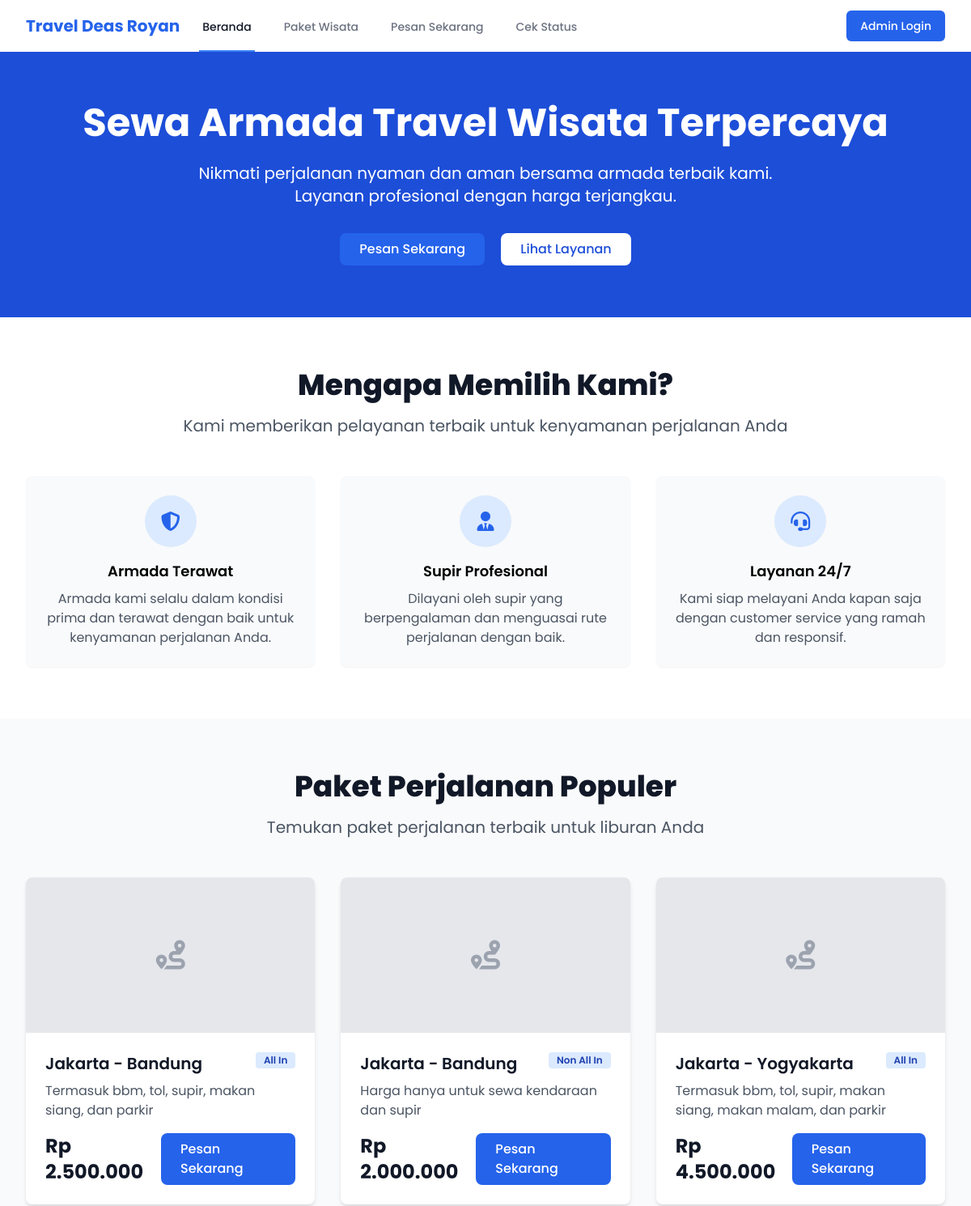
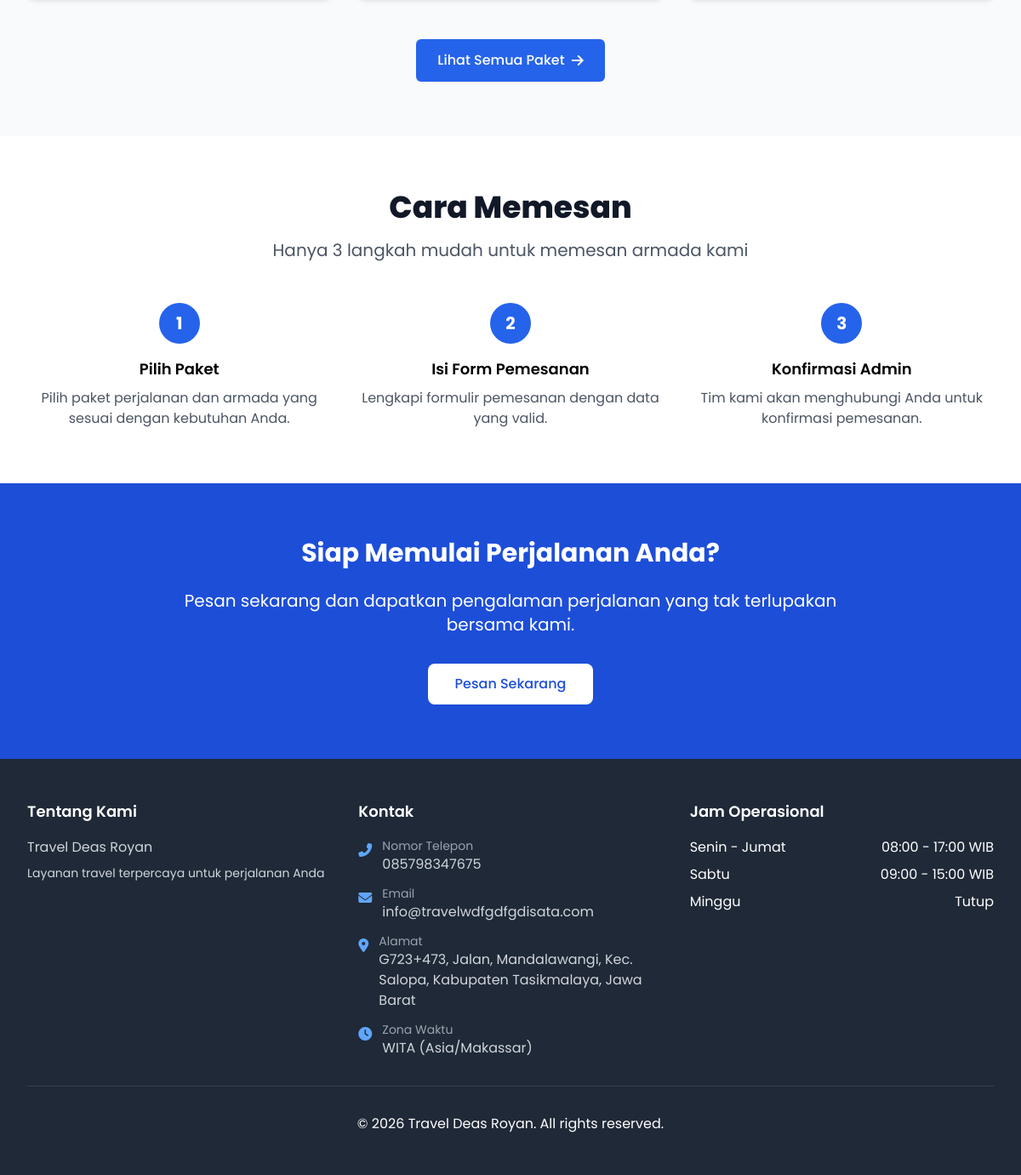
The page / on the database its author committed (2 pictures, top to bottom).
### tables this page shows
CREATE TABLE `paket` (
  `id` int(11) NOT NULL,
  `nama_paket` varchar(100) NOT NULL,
  `id_rute` int(11) NOT NULL,
  `jenis_layanan` enum('all_in','non_all_in') NOT NULL,
  `harga` decimal(12,2) NOT NULL,
  `deskripsi` text DEFAULT NULL,
  `created_at` timestamp NOT NULL DEFAULT current_timestamp(),
  `updated_at` timestamp NOT NULL DEFAULT current_timestamp() ON UPDATE current_timestamp(),
  `status` enum('aktif','nonaktif') DEFAULT 'aktif'
);

### helpers/functions.php (called while the page is built, shortened)
<?php
function formatRupiah($number) {
    return 'Rp ' . number_format($number, 0, ',', '.');
}
?>

### index.php (the view, shortened to what this page needs)
<?php
require_once 'config/config.php';
$stmt = $pdo->query("SELECT p.*, CONCAT(r.asal, ' - ', r.tujuan) as rute
                     FROM paket p
                     JOIN rute r ON p.id_rute = r.id
                     ORDER BY p.created_at DESC LIMIT 3");
$featured_packages = $stmt->fetchAll();
?>
<?php include 'partials/header.php'; ?>
<?php include 'partials/navbar.php'; ?>
<div class="bg-blue-700 text-white py-16">
    <div class="max-w-7xl mx-auto px-4 sm:px-6 lg:px-8 text-center">
        <h1 class="text-4xl md:text-5xl font-bold mb-6">Sewa Armada Travel Wisata Terpercaya</h1>
        <p class="text-xl mb-8 max-w-3xl mx-auto">Nikmati perjalanan nyaman dan aman bersama armada terbaik kami. Layanan profesional dengan harga terjangkau.</p>
        <div class="space-x-4">
            <a href="pesan.php" class="btn-primary inline-block">
                Pesan Sekarang
            </a>
            <a href="#layanan" class="bg-white text-blue-700 hover:bg-gray-100 font-medium py-2 px-6 rounded-lg transition duration-300 inline-block">
                Lihat Layanan
            </a>
        </div>
    </div>
</div>
<div class="py-16 bg-white" id="layanan">
    <div class="max-w-7xl mx-auto px-4 sm:px-6 lg:px-8">
        <div class="text-center mb-12">
            <h2 class="text-3xl font-extrabold text-gray-900 sm:text-4xl">Mengapa Memilih Kami?</h2>
            <p class="mt-4 text-xl text-gray-600">Kami memberikan pelayanan terbaik untuk kenyamanan perjalanan Anda</p>
        </div>
        <div class="grid grid-cols-1 md:grid-cols-3 gap-8">
            <div class="bg-gray-50 p-6 rounded-lg shadow-sm text-center">
                <div class="bg-blue-100 w-16 h-16 rounded-full flex items-center justify-center mx-auto mb-4">
                    <i class="fas fa-shield-alt text-blue-600 text-2xl"></i>
                </div>
                <h3 class="text-lg font-semibold mb-2">Armada Terawat</h3>
                <p class="text-gray-600">Armada kami selalu dalam kondisi prima dan terawat dengan baik untuk kenyamanan perjalanan Anda.</p>
            </div>
            <div class="bg-gray-50 p-6 rounded-lg shadow-sm text-center">
                <div class="bg-blue-100 w-16 h-16 rounded-full flex items-center justify-center mx-auto mb-4">
                    <i class="fas fa-user-tie text-blue-600 text-2xl"></i>
                </div>
                <h3 class="text-lg font-semibold mb-2">Supir Profesional</h3>
                <p class="text-gray-600">Dilayani oleh supir yang berpengalaman dan menguasai rute perjalanan dengan baik.</p>
            </div>
            <div class="bg-gray-50 p-6 rounded-lg shadow-sm text-center">
                <div class="bg-blue-100 w-16 h-16 rounded-full flex items-center justify-center mx-auto mb-4">
                    <i class="fas fa-headset text-blue-600 text-2xl"></i>
                </div>
                <h3 class="text-lg font-semibold mb-2">Layanan 24/7</h3>
                <p class="text-gray-600">Kami siap melayani Anda kapan saja dengan customer service yang ramah dan responsif.</p>
            </div>
        </div>
    </div>
</div>
<div class="py-16 bg-gray-50">
    <div class="max-w-7xl mx-auto px-4 sm:px-6 lg:px-8">
        <div class="text-center mb-12">
            <h2 class="text-3xl font-extrabold text-gray-900 sm:text-4xl">Paket Perjalanan Populer</h2>
            <p class="mt-4 text-xl text-gray-600">Temukan paket perjalanan terbaik untuk liburan Anda</p>
        </div>
        <div class="grid grid-cols-1 md:grid-cols-3 gap-8">
            <?php foreach ($featured_packages as $package): ?>
                <div class="bg-white rounded-lg shadow-md overflow-hidden">
                    <div class="h-48 bg-gray-200 flex items-center justify-center">
                        <i class="fas fa-route text-4xl text-gray-400"></i>
                    </div>
                    <div class="p-6">
                        <div class="flex justify-between items-start mb-2">
                            <h3 class="text-xl font-semibold text-gray-900"><?php echo htmlspecialchars($package['rute']); ?></h3>
                            <span class="bg-blue-100 text-blue-800 text-xs font-semibold px-2.5 py-0.5 rounded">
                                <?php echo $package['jenis_layanan'] === 'all_in' ? 'All In' : 'Non All In'; ?>
                            </span>
                        </div>
                        <p class="text-gray-600 mb-4"><?php echo htmlspecialchars($package['deskripsi']); ?></p>
                        <div class="flex justify-between items-center">
                            <span class="text-2xl font-bold text-gray-900"><?php echo formatRupiah($package['harga']); ?></span>
                            <a href="pesan.php?paket=<?php echo $package['id']; ?>" class="btn-primary">
                                Pesan Sekarang
                            </a>
                        </div>
                    </div>
                </div>
            <?php endforeach; ?>
        </div>
        <div class="mt-12 text-center">
            <a href="paket.php" class="inline-flex items-center px-6 py-3 border border-transparent text-base font-medium rounded-md shadow-sm text-white bg-blue-600 hover:bg-blue-700 focus:outline-none focus:ring-2 focus:ring-offset-2 focus:ring-blue-500">
                Lihat Semua Paket
                <i class="fas fa-arrow-right ml-2"></i>
            </a>
        </div>
    </div>
</div>
<div class="py-16 bg-white">
    <div class="max-w-7xl mx-auto px-4 sm:px-6 lg:px-8">
        <div class="text-center mb-12">
            <h2 class="text-3xl font-extrabold text-gray-900 sm:text-4xl">Cara Memesan</h2>
            <p class="mt-4 text-xl text-gray-600">Hanya 3 langkah mudah untuk memesan armada kami</p>
        </div>
        <div class="grid grid-cols-1 md:grid-cols-3 gap-8">
            <div class="text-center">
                <div class="bg-blue-600 text-white w-12 h-12 rounded-full flex items-center justify-center text-xl font-bold mx-auto mb-4">1</div>
                <h3 class="text-lg font-semibold mb-2">Pilih Paket</h3>
                <p class="text-gray-600">Pilih paket perjalanan dan armada yang sesuai dengan kebutuhan Anda.</p>
            </div>
            <div class="text-center">
                <div class="bg-blue-600 text-white w-12 h-12 rounded-full flex items-center justify-center text-xl font-bold mx-auto mb-4">2</div>
                <h3 class="text-lg font-semibold mb-2">Isi Form Pemesanan</h3>
                <p class="text-gray-600">Lengkapi formulir pemesanan dengan data yang valid.</p>
            </div>
            <div class="text-center">
                <div class="bg-blue-600 text-white w-12 h-12 rounded-full flex items-center justify-center text-xl font-bold mx-auto mb-4">3</div>
                <h3 class="text-lg font-semibold mb-2">Konfirmasi Admin</h3>
                <p class="text-gray-600">Tim kami akan menghubungi Anda untuk konfirmasi pemesanan.</p>
            </div>
        </div>
    </div>
</div>
<div class="bg-blue-700 text-white py-16">
    <div class="max-w-7xl mx-auto px-4 sm:px-6 lg:px-8 text-center">
        <h2 class="text-3xl font-bold mb-6">Siap Memulai Perjalanan Anda?</h2>
        <p class="text-xl mb-8 max-w-3xl mx-auto">Pesan sekarang dan dapatkan pengalaman perjalanan yang tak terlupakan bersama kami.</p>
        <a href="pesan.php" class="bg-white text-blue-700 hover:bg-gray-100 font-medium py-3 px-8 rounded-lg transition duration-300 inline-block">
            Pesan Sekarang
        </a>
    </div>
</div>
<?php include 'partials/footer.php'; ?>

### partials/header.php (style rules this page uses)
body { font-family: 'Poppins', sans-serif; }
.btn-primary { background-color: #2563eb; color: white; font-weight: 500; padding: 0.5rem 1.5rem; border-radius: 0.5rem; transition-duration: 300ms; }

### rows shown on the page
paket: rute "Jakarta - Bandung", jenis_layanan "All In", deskripsi "Termasuk bbm, tol, supir, makan siang, dan parkir", harga "Rp 2.500.000"
paket: rute "Jakarta - Bandung", jenis_layanan "Non All In", deskripsi "Harga hanya untuk sewa kendaraan dan supir", harga "Rp 2.000.000"
paket: rute "Jakarta - Yogyakarta", jenis_layanan "All In", deskripsi "Termasuk bbm, tol, supir, makan siang, makan malam, dan parkir", harga "Rp 4.500.000"

### other values the page prints
constant('site_name') "Travel Deas Royan"
constant('site_description') "Layanan travel terpercaya untuk perjalanan Anda"
$timezone_abbr . ' (' . $tz . ')' "WITA (Asia/Makassar)"
